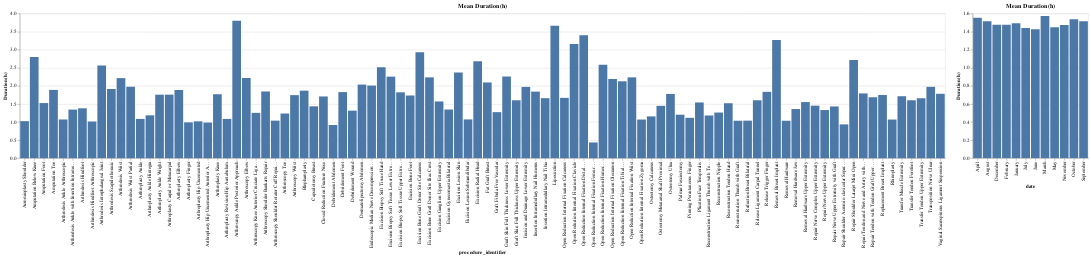

The notebook cell this image was saved under:
### Code cell
charts=[]
duration_df=df.groupby(df.iloc[:, 3].str.extract(r'(\D+)', expand=False)).aggregate({'duration(h)': 'mean'}).reset_index()
chart=alt.Chart(duration_df, title=f'Mean Duration(h)').mark_bar().encode(
        x=alt.X(duration_df.columns[0]),
        y=alt.Y(duration_df.columns[1], title=duration_df.columns[1].capitalize())
    )
charts.append(chart)

duration_df=df.groupby(df.iloc[:, 4].apply(pd.to_datetime).dt.month_name()).aggregate({'duration(h)': 'mean'}).reset_index()
chart=alt.Chart(duration_df, title=f'Mean Duration(h)').mark_bar().encode(
        x=alt.X(duration_df.columns[0]),
        y=alt.Y(duration_df.columns[1], title=duration_df.columns[1].capitalize())
    )
charts.append(chart)

alt.hconcat(*charts)

### Figure 1 — Vega-Lite specification as saved in the notebook (floating-point values rounded to 4 significant figures)
{"config": {"view": {"continuousWidth": 300, "continuousHeight": 300}}, "hconcat": [{"data": {"name": "data-4a0be520e67354146b09f06c7bc885d4"}, "mark": {"type": "bar"}, "encoding": {"x": {"field": "procedure_identifier", "type": "nominal"}, "y": {"field": "duration(h)", "title": "Duration(h)", "type": "quantitative"}}, "title": "Mean Duration(h)"}, {"data": {"name": "data-7a4ac9c3c61e6dd103a4a6d85be46646"}, "mark": {"type": "bar"}, "encoding": {"x": {"field": "date", "type": "nominal"}, "y": {"field": "duration(h)", "title": "Duration(h)", "type": "quantitative"}}, "title": "Mean Duration(h)"}], "$schema": "https://vega.github.io/schema/vega-lite/v5.16.3.json", "datasets": {"data-4a0be520e67354146b09f06c7bc885d4": [{"procedure_identifier": "Acromioplasty Shoulder ", "duration(h)": 1.022}, {"procedure_identifier": "Amputation Below Knee ", "duration(h)": 2.8}, {"procedure_identifier": "Amputation Foot ", "duration(h)": 1.522}, {"procedure_identifier": "Amputation Toe ", "duration(h)": 1.886}, {"procedure_identifier": "Arthrodesis Ankle Arthroscopic ", "duration(h)": 1.068}, {"procedure_identifier": "Arthrodesis Ankle with Insertion Intramedullary Nail Arthroscopic ", "duration(h)": 1.342}, {"procedure_identifier": "Arthrodesis Hindfoot ", "duration(h)": 1.378}, {"procedure_identifier": "Arthrodesis Hindfoot Arthroscopic ", "duration(h)": 1.012}, {"procedure_identifier": "Arthrodesis Interphalangeal Joint ", "duration(h)": 2.562}, {"procedure_identifier": "Arthrodesis Scapulothoracic ", "duration(h)": 1.911}, {"procedure_identifier": "Arthrodesis Wrist ", "duration(h)": 2.212}, {"procedure_identifier": "Arthrodesis Wrist Partial ", "duration(h)": 1.974}, {"procedure_identifier": "Arthroplasty Ankle ", "duration(h)": 1.083}, {"procedure_identifier": "Arthroplasty Ankle Hintegra ", "duration(h)": 1.183}, {"procedure_identifier": "Arthroplasty Ankle Wright ", "duration(h)": 1.754}, {"procedure_identifier": "Arthroplasty Carpal or Metacarpal ", "duration(h)": 1.755}, {"procedure_identifier": "Arthroplasty Elbow ", "duration(h)": 1.883}, {"procedure_identifier": "Arthroplasty Finger ", "duration(h)": 0.9889}, {"procedure_identifier": "Arthroplasty Hip Uncemented ", "duration(h)": 1.017}, {"procedure_identifier": "Arthroplasty Hip Uncemented Anterior Approach ", "duration(h)": 0.9833}, {"procedure_identifier": "Arthroplasty Knee ", "duration(h)": 1.767}, {"procedure_identifier": "Arthroplasty Revision Hip Acetabulum ", "duration(h)": 1.083}, {"procedure_identifier": "Arthroscopy Ankle Posterior Approach ", "duration(h)": 3.8}, {"procedure_identifier": "Arthroscopy Elbow ", "duration(h)": 2.217}, {"procedure_identifier": "Arthroscopy Knee Anterior Cruciate Ligament Reconstruction ", "duration(h)": 1.252}, {"procedure_identifier": "Arthroscopy Shoulder Bankarts Repair ", "duration(h)": 1.843}, {"procedure_identifier": "Arthroscopy Shoulder Rotator Cuff Repair Simple ", "duration(h)": 1.036}, {"procedure_identifier": "Arthroscopy Toe ", "duration(h)": 1.233}, {"procedure_identifier": "Arthroscopy Wrist ", "duration(h)": 1.742}, {"procedure_identifier": "Blepharoplasty ", "duration(h)": 1.865}, {"procedure_identifier": "Capsulotomy Breast ", "duration(h)": 1.432}, {"procedure_identifier": "Closed Reduction Fracture Nose ", "duration(h)": 1.705}, {"procedure_identifier": "Debridement Abdomen ", "duration(h)": 0.9149}, {"procedure_identifier": "Debridement Foot ", "duration(h)": 1.826}, {"procedure_identifier": "Debridement Wound ", "duration(h)": 1.312}, {"procedure_identifier": "Dermatolipectomy Abdomen ", "duration(h)": 2.033}, {"procedure_identifier": "Endoscopic Median Nerve Decompression Carpal Tunnel Release ", "duration(h)": 2.007}, {"procedure_identifier": "Excision Biopsy Soft Tissue Hand ", "duration(h)": 2.512}, {"procedure_identifier": "Excision Biopsy Soft Tissue Lower Extremity ", "duration(h)": 2.253}, {"procedure_identifier": "Excision Biopsy Soft Tissue Upper Extremity ", "duration(h)": 1.819}, {"procedure_identifier": "Excision Bone Foot ", "duration(h)": 1.732}, {"procedure_identifier": "Excision Bone Graft Donor Site Calcaneus ", "duration(h)": 2.925}, {"procedure_identifier": "Excision Bone Graft Donor Site Iliac Crest ", "duration(h)": 2.233}, {"procedure_identifier": "Excision Ganglion Upper Extremity ", "duration(h)": 1.567}, {"procedure_identifier": "Excision Gynecomastia Bilateral ", "duration(h)": 1.343}, {"procedure_identifier": "Excision Lesion Skin ", "duration(h)": 2.367}, {"procedure_identifier": "Excision Lesion Submandibular ", "duration(h)": 1.07}, {"procedure_identifier": "Excision Radial Head ", "duration(h)": 2.68}, {"procedure_identifier": "Fat Graft Breast ", "duration(h)": 2.092}, {"procedure_identifier": "Graft Fibula Free Vascular ", "duration(h)": 1.271}, {"procedure_identifier": "Graft Skin Full Thickness Lower Extremity ", "duration(h)": 2.257}, {"procedure_identifier": "Graft Skin Full Thickness Upper Extremity ", "duration(h)": 1.6}, {"procedure_identifier": "Incision and Drainage Lower Extremity ", "duration(h)": 1.97}, {"procedure_identifier": "Insertion Intramedullary Nail Humerus ", "duration(h)": 1.839}, {"procedure_identifier": "Insertion Intramedullary Nail Tibia ", "duration(h)": 1.658}, {"procedure_identifier": "Liposuction ", "duration(h)": 3.658}, {"procedure_identifier": "Open Reduction Internal Fixation Calcaneus ", "duration(h)": 1.667}, {"procedure_identifier": "Open Reduction Internal Fixation Clavicle ", "duration(h)": 3.156}, {"procedure_identifier": "Open Reduction Internal Fixation Distal Radius ", "duration(h)": 3.4}, {"procedure_identifier": "Open Reduction Internal Fixation Femur Distal ", "duration(h)": 0.4333}, {"procedure_identifier": "Open Reduction Internal Fixation Humerus Proximal ", "duration(h)": 2.583}, {"procedure_identifier": "Open Reduction Internal Fixation Olecranon ", "duration(h)": 2.188}, {"procedure_identifier": "Open Reduction Internal Fixation Tibial Plateau ", "duration(h)": 2.125}, {"procedure_identifier": "Open Reduction Internal Fixation Wrist ", "duration(h)": 2.233}, {"procedure_identifier": "Open Reduction Internal Fixation Zygoma ", "duration(h)": 1.067}, {"procedure_identifier": "Osteotomy Calcaneus ", "duration(h)": 1.153}, {"procedure_identifier": "Osteotomy Metatarsal Shaft Proximal ", "duration(h)": 1.446}, {"procedure_identifier": "Osteotomy Ulna ", "duration(h)": 1.775}, {"procedure_identifier": "Palmar Fasciectomy ", "duration(h)": 1.2}, {"procedure_identifier": "Pinning Percutaneous Finger ", "duration(h)": 1.114}, {"procedure_identifier": "Plication Face Temporalis ", "duration(h)": 1.539}, {"procedure_identifier": "Reconstruction Ligament Thumb with Tendon Interposition ", "duration(h)": 1.178}, {"procedure_identifier": "Reconstruction Nipple ", "duration(h)": 1.26}, {"procedure_identifier": "Reconstruction Tendon Hand ", "duration(h)": 1.517}, {"procedure_identifier": "Reconstruction Thumb with Graft ", "duration(h)": 1.033}, {"procedure_identifier": "Reduction Breast Bilateral ", "duration(h)": 1.036}, {"procedure_identifier": "Release Ligament Carpal Tunnel ", "duration(h)": 1.6}, {"procedure_identifier": "Release Trigger Finger ", "duration(h)": 1.833}, {"procedure_identifier": "Removal Breast Implant ", "duration(h)": 3.267}, {"procedure_identifier": "Removal Hardware ", "duration(h)": 1.033}, {"procedure_identifier": "Removal Hardware Jaw ", "duration(h)": 1.357}, {"procedure_identifier": "Removal Hardware Upper Extremity ", "duration(h)": 1.55}, {"procedure_identifier": "Repair Nerve Complex Upper Extremity ", "duration(h)": 1.45}, {"procedure_identifier": "Repair Nerve Upper Extremity ", "duration(h)": 1.329}, {"procedure_identifier": "Repair Nerve Upper Extremity with Graft ", "duration(h)": 1.429}, {"procedure_identifier": "Repair Shoulder Acromio clavicular Separation Acute ", "duration(h)": 0.9333}, {"procedure_identifier": "Repair Shoulder Latarjet Mini Open ", "duration(h)": 2.717}, {"procedure_identifier": "Repair Tendon and Nerve and Artery with Microscope ", "duration(h)": 1.789}, {"procedure_identifier": "Repair Tendon with Tendon Graft Upper Extremity ", "duration(h)": 1.683}, {"procedure_identifier": "Replacement Breast Implant ", "duration(h)": 1.746}, {"procedure_identifier": "Rhinoplasty ", "duration(h)": 1.067}, {"procedure_identifier": "Transfer Muscle Extremity ", "duration(h)": 1.711}, {"procedure_identifier": "Transfer Tendon Forefoot ", "duration(h)": 1.6}, {"procedure_identifier": "Transfer Tendon Upper Extremity ", "duration(h)": 1.656}, {"procedure_identifier": "Transposition Nerve Ulnar ", "duration(h)": 1.972}, {"procedure_identifier": "Vaginal Sacrospinous Ligament Suspension ", "duration(h)": 1.779}], "data-7a4ac9c3c61e6dd103a4a6d85be46646": [{"date": "April", "duration(h)": 1.554}, {"date": "August", "duration(h)": 1.515}, {"date": "December", "duration(h)": 1.475}, {"date": "February", "duration(h)": 1.476}, {"date": "January", "duration(h)": 1.492}, {"date": "July", "duration(h)": 1.44}, {"date": "June", "duration(h)": 1.425}, {"date": "March", "duration(h)": 1.573}, {"date": "May", "duration(h)": 1.448}, {"date": "November", "duration(h)": 1.473}, {"date": "October", "duration(h)": 1.536}, {"date": "September", "duration(h)": 1.515}]}}
